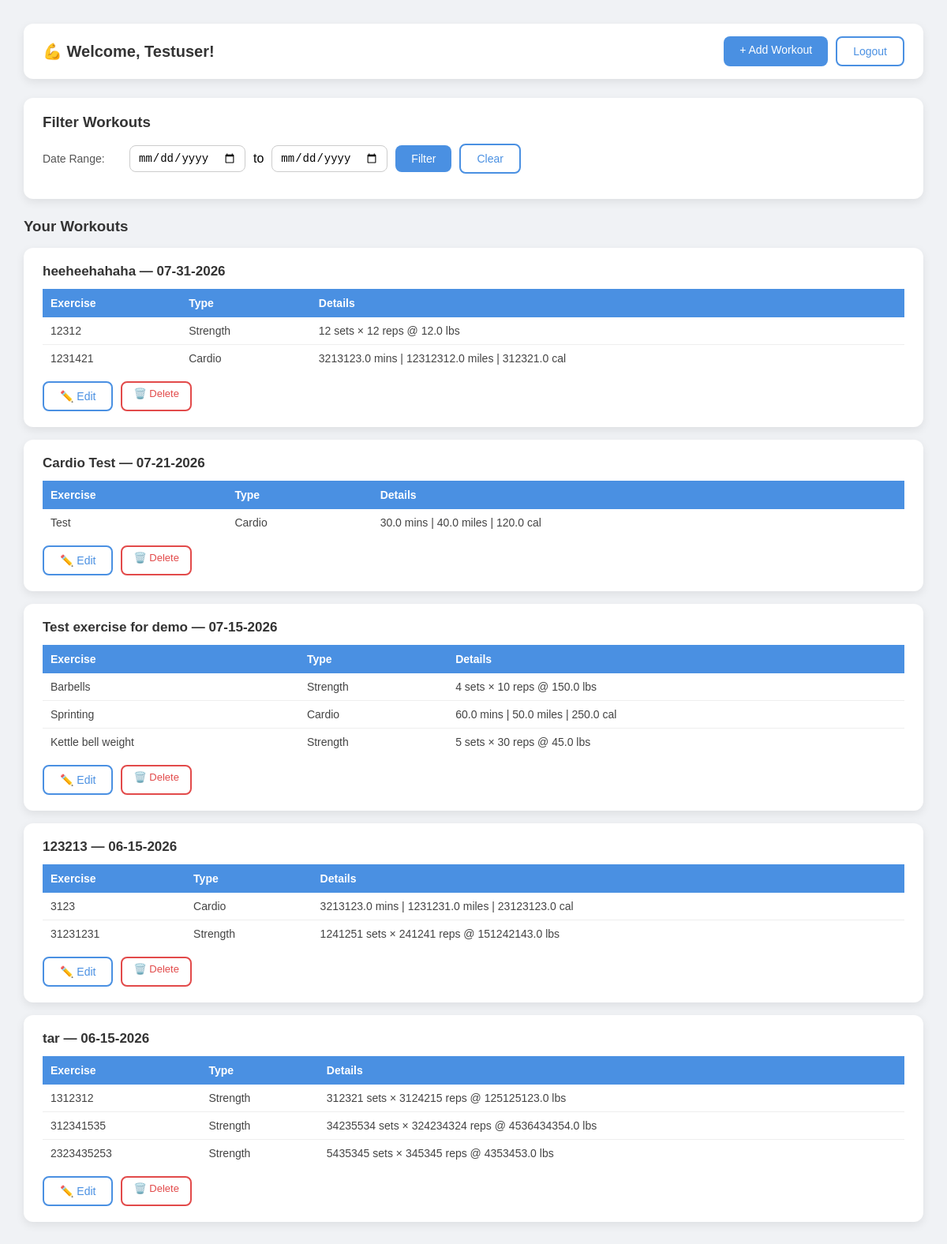
Page /dashboard (signed in) on the earlier database version.
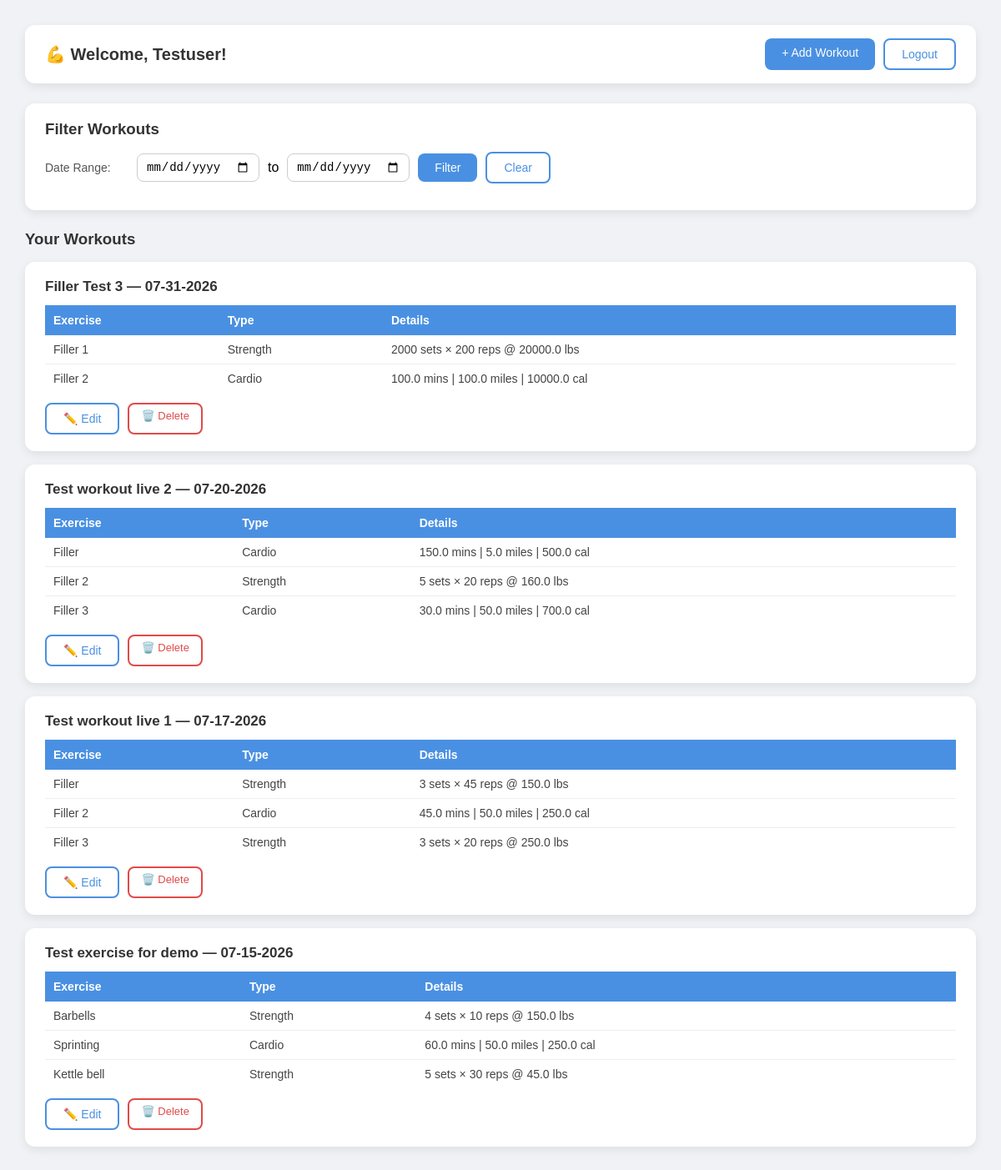
Same page on the later database version.
### models.py (models this page shows)
class User(UserMixin, db.Model):
    id = db.Column(db.Integer, primary_key=True)
    username = db.Column(db.String(100), unique=True, nullable=False)
    password = db.Column(db.String(200), nullable=False)
    workouts = db.relationship('Workout', backref='user', lazy=True)

class Workout(db.Model):
    id = db.Column(db.Integer, primary_key=True)
    name = db.Column(db.String(100), nullable=False)  # example "Leg Day" lol
    date = db.Column(db.String(50), nullable=False)
    user_id = db.Column(db.Integer, db.ForeignKey('user.id'), nullable=False)
    exercises = db.relationship('Exercise', backref='workout', lazy=True)

class Exercise(db.Model):
    id = db.Column(db.Integer, primary_key=True)
    name = db.Column(db.String(100), nullable=False)
    exercise_type = db.Column(db.String(20), nullable=False, default='strength')
    sets = db.Column(db.Integer, nullable=True)
    reps = db.Column(db.Integer, nullable=True)
    weight = db.Column(db.Float, nullable=True)
    duration = db.Column(db.Float, nullable=True)   # minutes
    distance = db.Column(db.Float, nullable=True)   # miles
    calories = db.Column(db.Float, nullable=True)
    workout_id = db.Column(db.Integer, db.ForeignKey('workout.id'), nullable=False)

### app.py (the view)
@app.route("/dashboard")
@login_required
def dashboard():
    workouts = Workout.query.filter_by(user_id=current_user.id)
    start_date = request.args.get("start_date")
    end_date = request.args.get("end_date")
    if start_date and end_date:
        workouts = workouts.filter(Workout.date >= start_date, Workout.date <= end_date)
    workouts = workouts.order_by(Workout.date.desc()).all()
    return render_template("dashboard.html", workouts=workouts, today=date.today())

### app.py (called while the page is built)
@login_manager.user_loader
def load_user(user_id):
    return User.query.get(int(user_id))

### templates/dashboard.html (shortened to what this page needs)
<!DOCTYPE html>
<html>
<head>
    <link rel="stylesheet" href="{{ url_for('static', filename='styles.css') }}">
</head>
<body>
    <div class="top-bar">
        <h2>💪 Welcome, {{ current_user.username }}!</h2>
        <div class="top-bar-buttons">
            <a href="{{ url_for('add_workout') }}" class="btn-primary">+ Add Workout</a>
            <a href="{{ url_for('logout') }}" class="btn-secondary">Logout</a>
        </div>
    </div>
    <div class="filter-card">
        <h3>Filter Workouts</h3>
        <form method="GET" action="{{ url_for('dashboard') }}">
            <div class="filter-row">
            <label>Date Range:</label>
            <input type="date" name="start_date"> to
            <input type="date" name="end_date">
            <button type="submit" class="btn-primary">Filter</button>
            <a href="{{ url_for('dashboard') }}" class="btn-secondary">Clear</a>
            </div>
        </form>
    </div>
    <h3 style="color: #333; margin-bottom: 16px;">Your Workouts</h3>
    {% if workouts %}
        {% for workout in workouts %}
            <div class="workout-card">
                <h4>{{ workout.name }} — {{ workout.date[5:7] }}-{{ workout.date[8:10] }}-{{ workout.date[0:4] }}</h4>
                <table>
                    <tr>
                        <th>Exercise</th>
                        <th>Type</th>
                        <th>Details</th>
                    </tr>
                    {% for ex in workout.exercises %}
                    <tr>
                        <td>{{ ex.name }}</td>
                        <td>{{ ex.exercise_type | capitalize }}</td>
                        <td>
                            {% if ex.exercise_type == 'cardio' %}
                                {{ ex.duration or '—' }} mins |
                                {{ ex.distance or '—' }} miles |
                                {{ ex.calories or '—' }} cal
                            {% else %}
                                {{ ex.sets or '—' }} sets ×
                                {{ ex.reps or '—' }} reps @
                                {{ ex.weight or '—' }} lbs
                            {% endif %}
                        </td>
                    </tr>
                    {% endfor %}
                </table>
                <div class="card-actions">
                    <a href="{{ url_for('edit_workout', workout_id=workout.id) }}" class="btn-secondary">✏️ Edit</a>
                    <a href="{{ url_for('delete_workout', workout_id=workout.id) }}" class="btn-danger" onclick="return confirm('Are you sure you want to delete this workout? This cannot be undone!')">🗑️ Delete</a>
                </div>
            </div>
        {% endfor %}
    {% else %}
        <p class="no-workouts">No workouts yet. You should totally add one!</p>
    {% endif %}
</body>
</html>

### templates/dashboard.html (style rules this page uses)
* { margin: 0; padding: 0; box-sizing: border-box; }
body { font-family: Arial, sans-serif; background-color: #f0f2f5; padding: 30px; }
.top-bar { display: flex; justify-content: space-between; align-items: center; background-color: white; padding: 16px 24px; border-radius: 12px; box-shadow: 0 4px 12px rgba(0,0,0,0.08); margin-bottom: 24px; }
.top-bar h2 { color: #333; font-size: 20px; }
.top-bar-buttons { display: flex; gap: 10px; }
.btn-primary { padding: 9px 20px; background-color: #4a90e2; color: white; border: none; border-radius: 8px; font-size: 14px; cursor: pointer; text-decoration: none; }
.btn-secondary { padding: 9px 20px; background-color: white; color: #4a90e2; border: 2px solid #4a90e2; border-radius: 8px; font-size: 14px; cursor: pointer; text-decoration: none; }
.btn-danger { padding: 6px 14px; background-color: white; color: #e24a4a; border: 2px solid #e24a4a; border-radius: 8px; font-size: 13px; cursor: pointer; text-decoration: none; }
.filter-card { background-color: white; padding: 20px 24px; border-radius: 12px; box-shadow: 0 4px 12px rgba(0,0,0,0.08); margin-bottom: 24px; }
.filter-card h3 { color: #333; margin-bottom: 16px; }
.filter-row { display: flex; align-items: center; gap: 10px; margin-bottom: 12px; flex-wrap: wrap; }
.filter-row label { font-size: 14px; color: #555; min-width: 100px; }
input[type="date"], input[type="month"] { padding: 7px 10px; border: 1px solid #ccc; border-radius: 8px; font-size: 14px; }
.workout-card { background-color: white; padding: 20px 24px; border-radius: 12px; box-shadow: 0 4px 12px rgba(0,0,0,0.08); margin-bottom: 16px; }
.workout-card h4 { color: #333; font-size: 17px; margin-bottom: 12px; }
table { width: 100%; border-collapse: collapse; margin-bottom: 12px; }
th { background-color: #4a90e2; color: white; padding: 10px; text-align: left; font-size: 14px; }
td { padding: 9px 10px; border-bottom: 1px solid #eee; font-size: 14px; color: #444; }
tr:last-child td { border-bottom: none; }
.card-actions { display: flex; gap: 10px; margin-top: 12px; }
a { text-decoration: none; }

Differences in the rows shown:
removed Workout: name "heeheehahaha", date "07", date "31", date "2026"
removed Exercise: name "12312", exercise_type "Strength", sets "12", reps "12", weight "12.0", shown under "heeheehahaha"
removed Exercise: name "1231421", exercise_type "Cardio", duration "3213123.0", distance "12312312.0", calories "312321.0", shown under "heeheehahaha"
removed Workout: name "Cardio Test", date "07", date "21", date "2026"
removed Exercise: name "Test", exercise_type "Cardio", duration "30.0", distance "40.0", calories "120.0", shown under "Cardio Test"
removed Exercise: name "Kettle bell weight", exercise_type "Strength", sets "5", reps "30", weight "45.0", shown under Workout "Test exercise for demo"
removed Workout: name "123213", date "06", date "15", date "2026"
removed Exercise: name "3123", exercise_type "Cardio", duration "3213123.0", distance "1231231.0", calories "23123123.0", shown under "123213"
removed Exercise: name "31231231", exercise_type "Strength", sets "1241251", reps "241241", weight "151242143.0", shown under "123213"
removed Workout: name "tar", date "06", date "15", date "2026"
removed Exercise: name "1312312", exercise_type "Strength", sets "312321", reps "3124215", weight "125125123.0", shown under "tar"
removed Exercise: name "312341535", exercise_type "Strength", sets "34235534", reps "324234324", weight "4536434354.0", shown under "tar"
removed Exercise: name "2323435253", exercise_type "Strength", sets "5435345", reps "345345", weight "4353453.0", shown under "tar"
added Workout: name "Filler Test 3", date "07", date "31", date "2026"
added Exercise: name "Filler 1", exercise_type "Strength", sets "2000", reps "200", weight "20000.0", shown under "Filler Test 3"
added Exercise: name "Filler 2", exercise_type "Cardio", duration "100.0", distance "100.0", calories "10000.0", shown under "Filler Test 3"
added Workout: name "Test workout live 2", date "07", date "20", date "2026"
added Exercise: name "Filler", exercise_type "Cardio", duration "150.0", distance "5.0", calories "500.0", shown under "Test workout live 2"
added Exercise: name "Filler 2", exercise_type "Strength", sets "5", reps "20", weight "160.0", shown under "Test workout live 2"
added Exercise: name "Filler 3", exercise_type "Cardio", duration "30.0", distance "50.0", calories "700.0", shown under "Test workout live 2"
added Workout: name "Test workout live 1", date "07", date "17", date "2026"
added Exercise: name "Filler", exercise_type "Strength", sets "3", reps "45", weight "150.0", shown under "Test workout live 1"
added Exercise: name "Filler 2", exercise_type "Cardio", duration "45.0", distance "50.0", calories "250.0", shown under "Test workout live 1"
added Exercise: name "Filler 3", exercise_type "Strength", sets "3", reps "20", weight "250.0", shown under "Test workout live 1"
added Exercise: name "Kettle bell", exercise_type "Strength", sets "5", reps "30", weight "45.0", shown under Workout "Test exercise for demo"
